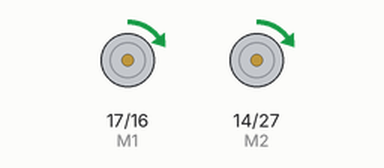
Bench run of a sketch on a simulated ESP32. Parts: direction and speed pins drawn as motors (green arrow = direction pin HIGH = forward, orange = LOW = backward, longer = more drive).

Above: at 0.05 s.
At 0.3 s:
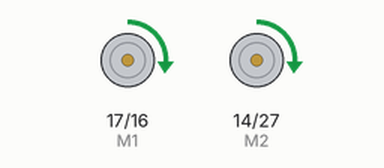
Timing chart, 0 to 3.0 s (numbered marks = the images above):
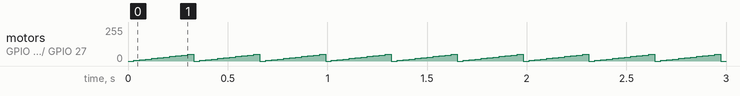

The sketch:

DFRobot-Motorshield-demo.ino
```cpp
//Arduino PWM Speed Control：
//int E1 = 5; //gpio16
//int M1 = 4; //gpio17
//int E2 = 6; //gpio27
//int M2 = 7; //gpio14

int E1 = 16; //gpio16
int M1 = 17; //gpio17
int E2 = 27; //gpio27
int M2 = 14; //gpio14

void setup()
{
    pinMode(M1, OUTPUT);
    pinMode(M2, OUTPUT);
}

void loop()
{
  int value;
  for(value = 0 ; value <= 50; value+=5)
  {
    digitalWrite(M1,HIGH);
    digitalWrite(M2, HIGH);
    analogWrite(E1, value);   //PWM Speed Control
    analogWrite(E2, value);   //PWM Speed Control
    delay(30);
  }
}
```

Measured:
- by itself, motor on GPIO 17 (M1) / GPIO 16 (E1), motor on GPIO 14 (M2) / GPIO 27 (E2): repeats every 0.33 s: forward 10/255 0.03 s, forward 15/255 0.03 s, forward 20/255 0.03 s, forward 25/255 0.03 s, forward 30/255 0.03 s, forward 35/255 0.03 s, forward 40/255 0.03 s, forward 45/255 0.03 s, forward 50/255 0.03 s, stopped 0.03 s, forward 5/255 0.03 s
